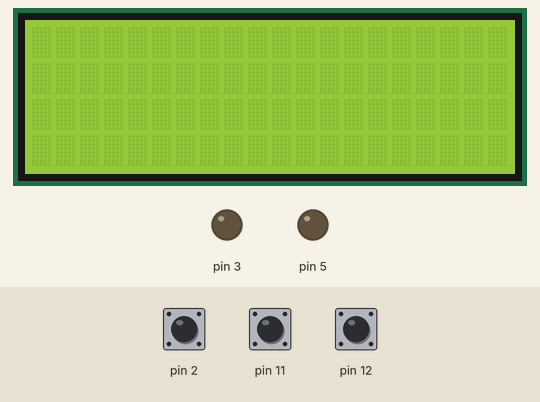
This sketch was run on a simulated Arduino Uno, built with avr-gcc and run on an emulated ATmega328P. On the bench: 20×4 character LCD, output pins drawn as LEDs (lit = HIGH). The inputs (shaded band) are chosen by the test bench; at power-on: pin 12 HIGH, pin 2 HIGH, pin 11 HIGH.

Above: at 1.2 s.
1.3 s: pin 12 pulled LOW for 3.2 s
At 2.6 s:
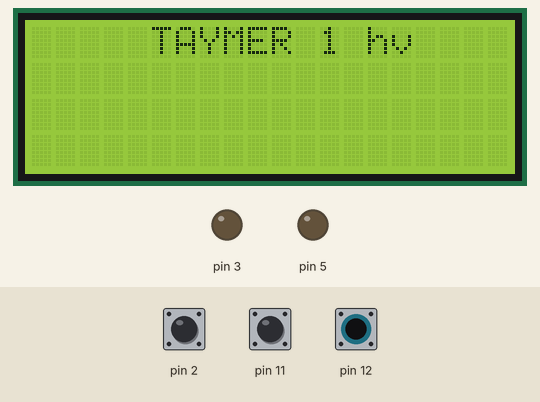
6.0 s: pin 2 pulled LOW for 0.15 s
At 7.1 s:
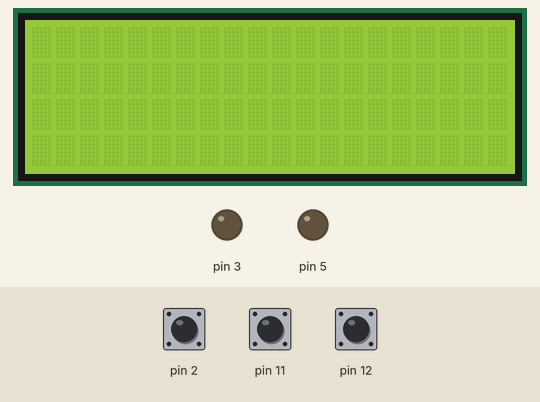
7.6 s: pin 12 pulled LOW for 0.15 s
At 8.6 s:
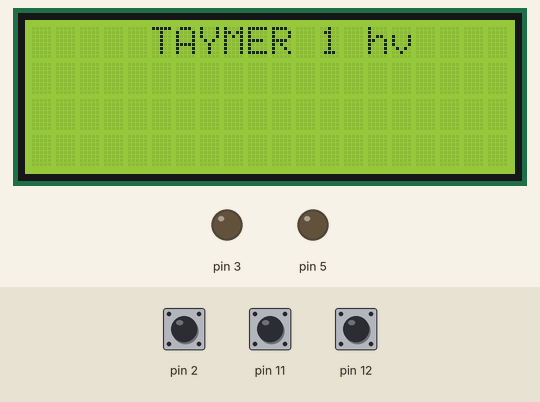
9.2 s: pin 11 pulled LOW for 0.15 s
10.8 s: pin 11 pulled LOW for 1 s
At 11.4 s:
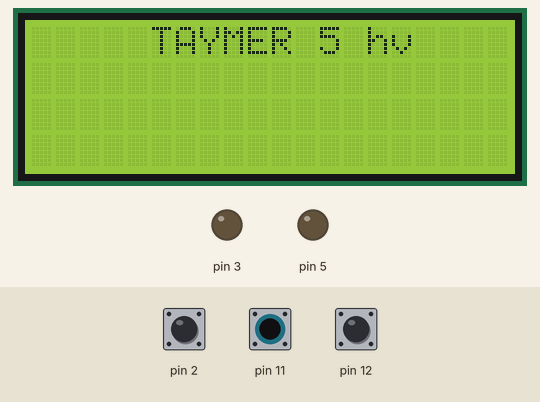
13.3 s: pin 2 pulled LOW for 1 s
At 14.4 s:
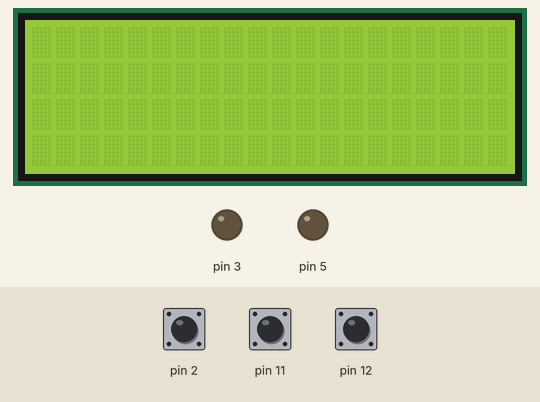
Timing chart, 0 to 16.3 s (numbered marks = the images above; inputs shaded):
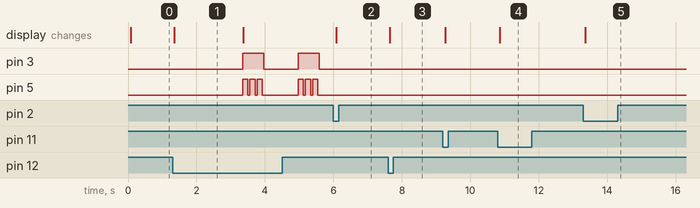

The sketch:

timer.ino
```cpp
#include <Wire.h>
#include <LiquidCrystal_I2C.h>
LiquidCrystal_I2C _lcd1(0x27, 20, 4);
int _dispTempLength1=0;
boolean _isNeedClearDisp1;
bool _gtv1;
bool _gtv2;
bool _gtv4;
String _swi3;
int _disp4oldLength = 0;
bool FTrig_2_Out = 0;
bool FTrig_2_OldStat = 0;
bool _trgrt3 = 0;
bool _trgrt3I = 0;
bool _count4I = 0;
int _count4_Value = 0;
bool _count4MinLO = 0;
int _disp5oldLength = 0;
bool _trgrt2 = 0;
bool _trgrt2I = 0;
bool _count2I = 0;
int _count2_Value = 0;
bool _count2MaxLO = 0;
bool _gen2I = 0;
bool _gen2O = 0;
unsigned long _gen2P = 0UL;
bool _gen1I = 0;
bool _gen1O = 0;
unsigned long _gen1P = 0UL;
String _swi2;
bool _tim1I = 0;
bool _tim1O = 0;
unsigned long _tim1P = 0UL;
bool _trgr2 = 0;
bool _count3I = 0;
int _count3_Value = 0;
bool _count3MinLO = 0;
int _disp3oldLength = 0;
bool _gen3I = 0;
bool _gen3O = 0;
unsigned long _gen3P = 0UL;
bool _bounseInputD11S = 0;
bool _bounseInputD11O = 0;
unsigned long _bounseInputD11P = 0UL;
int _disp6oldLength = 0;
bool _bounseInputD12S = 0;
bool _bounseInputD12O = 0;
unsigned long _bounseInputD12P = 0UL;
byte _mux1;
bool _trgr3 = 0;
int _disp7oldLength = 0;
bool _bounseInputD2S = 0;
bool _bounseInputD2O = 0;
unsigned long _bounseInputD2P = 0UL;
void setup()
{
    pinMode(11, INPUT_PULLUP);
    pinMode(2, INPUT_PULLUP);
    pinMode(12, INPUT_PULLUP);
    pinMode(3, OUTPUT);
    digitalWrite(3, 0);
    pinMode(5, OUTPUT);
    digitalWrite(5, 0);
    Wire.begin();
    delay(10);
    _lcd1.init();
    _lcd1.backlight();
    _bounseInputD12O =  digitalRead(12);
    _bounseInputD2O =  digitalRead(2);
    _bounseInputD11O =  digitalRead(11);
}
void loop()
{
    if (_isNeedClearDisp1)
    {
        _lcd1.clear();
        _isNeedClearDisp1= 0;
    }
    bool  _bounceInputTmpD2 =  (digitalRead (2));
    if (_bounseInputD2S)
    {
        if (millis() >= (_bounseInputD2P + 40))
        {
            _bounseInputD2O= _bounceInputTmpD2;
            _bounseInputD2S=0;
        }
    }
    else
    {
        if (_bounceInputTmpD2 != _bounseInputD2O)
        {
            _bounseInputD2S=1;
            _bounseInputD2P = millis();
        }
    }
    bool  _bounceInputTmpD11 =  (digitalRead (11));
    if (_bounseInputD11S)
    {
        if (millis() >= (_bounseInputD11P + 40))
        {
            _bounseInputD11O= _bounceInputTmpD11;
            _bounseInputD11S=0;
        }
    }
    else
    {
        if (_bounceInputTmpD11 != _bounseInputD11O)
        {
            _bounseInputD11S=1;
            _bounseInputD11P = millis();
        }
    }
    bool  _bounceInputTmpD12 =  (digitalRead (12));
    if (_bounseInputD12S)
    {
        if (millis() >= (_bounseInputD12P + 40))
        {
            _bounseInputD12O= _bounceInputTmpD12;
            _bounseInputD12S=0;
        }
    }
    else
    {
        if (_bounceInputTmpD12 != _bounseInputD12O)
        {
            _bounseInputD12S=1;
            _bounseInputD12P = millis();
        }
    }
    //Плата:1
    if (!(_bounseInputD12O))
    {
         if (_tim1I)
        {
             if (_isTimer(_tim1P, 2000))
            {
                _tim1O = 1;
            }
        }
         else
        {
            _tim1I =1;
            _tim1P = millis();
        }
    }
     else
    {
        _tim1O = 0;
        _tim1I = 0;
    }
    if (_tim1O)
    {
         if (_trgrt3I)
        {
             _trgrt3 = 0;
        }
         else
        {
            _trgrt3 = 1;
            _trgrt3I = 1;
        }
    }
     else
    {
        _trgrt3 = 0;
        _trgrt3I = 0;
    }
    ;
    if(!(_bounseInputD2O)) _trgr3 = 0;
    if(_trgrt3) _trgr3 = 1;
    if (((_trgr3) && (!(!(_bounseInputD12O)))))
    {
         if (! _gen2I)
        {
            _gen2I = 1;
            _gen2O = 1;
            _gen2P = millis();
        }
    }
     else
    {
        _gen2I = 0 ;
        _gen2O= 0;
    }
    if (_gen2I)
    {
          if (_isTimer (_gen2P , 500))
        {
             _gen2P = millis();
            _gen2O = ! _gen2O;
        }
    }
    FTrig_2_Out = 0;
    if ((!(_trgr3))&&(FTrig_2_OldStat))
    {
        FTrig_2_Out = 1;
    }
    FTrig_2_OldStat = _trgr3;
    if (((FTrig_2_Out) || (((_gtv2) && (!(_gtv4))))))
    {
        _count4_Value = 59;
    }
     else
    {
        if (_gen2O)
        {
            if (! _count4I)
            {
                _count4I = 1;
                if(_count4_Value > 0)
                {
                    _count4_Value = _count4_Value - 1;
                }
            }
        }
         else
        {
            _count4I = 0;
        }
    }
    _count4MinLO = _count4_Value <= 0;
    if (!(_bounseInputD12O))
    {
         if (_trgrt2I)
        {
             _trgrt2 = 0;
        }
         else
        {
            _trgrt2 = 1;
            _trgrt2I = 1;
        }
    }
     else
    {
        _trgrt2 = 0;
        _trgrt2I = 0;
    }
    ;
    if(!(_bounseInputD2O)) _trgr2 = 0;
    if(_trgrt2) _trgr2 = 1;
    if (_gtv1)
    {
        _count2_Value = 0;
    }
     else
    {
        if (((!(_trgr3)) && (_trgr2) && (!(_bounseInputD11O))))
        {
            if (! _count2I)
            {
                _count2I = 1;
                if(_count2_Value < 5)
                {
                    _count2_Value = _count2_Value + 1;
                }
            }
        }
         else
        {
            _count2I = 0;
        }
    }
    _count2MaxLO = _count2_Value >= 5;
    _gtv1 = _count2MaxLO;
    if((_count2_Value) == 0)
    {
        _mux1 = 1;
    }
    if((_count2_Value) == 1)
    {
        _mux1 = 3;
    }
    if((_count2_Value) == 2)
    {
        _mux1 = 5;
    }
    if((_count2_Value) == 3)
    {
        _mux1 = 10;
    }
    if((_count2_Value) == 4)
    {
        _mux1 = 15;
    }
    if (_trgr2)
    {
        _dispTempLength1 = (((((String(_mux1, DEC))) + (String(" hv"))))).length();
        if (_disp4oldLength > _dispTempLength1)
        {
            _isNeedClearDisp1 = 1;
        }
        _disp4oldLength = _dispTempLength1;
        _lcd1.setCursor(12, 0);
        _lcd1.print(((((String(_mux1, DEC))) + (String(" hv")))));
    }
     else
    {
        if (_disp4oldLength > 0)
        {
            _isNeedClearDisp1 = 1;
            _disp4oldLength = 0;
        }
    }
    if (_trgrt3)
    {
        _count3_Value = (_mux1)-(1);
    }
     else
    {
        if (_gtv2)
        {
            if (! _count3I)
            {
                _count3I = 1;
                if(_count3_Value > 0)
                {
                    _count3_Value = _count3_Value - 1;
                }
            }
        }
         else
        {
            _count3I = 0;
        }
    }
    _count3MinLO = _count3_Value <= 0;
    _gtv4 = _count3MinLO;
    if((_count3_Value) > (9))
    {
        _swi2=(String(_count3_Value, DEC));
    }
    else
    {
        _swi2=((String(" ")) + ((String(_count3_Value, DEC))));
    }
    if (((_trgr3) && (_trgr2)))
    {
        _dispTempLength1 = ((_swi2)).length();
        if (_disp5oldLength > _dispTempLength1)
        {
            _isNeedClearDisp1 = 1;
        }
        _disp5oldLength = _dispTempLength1;
        _lcd1.setCursor(6, 2);
        _lcd1.print((_swi2));
    }
     else
    {
        if (_disp5oldLength > 0)
        {
            _isNeedClearDisp1 = 1;
            _disp5oldLength = 0;
        }
    }
    if (((_count3MinLO) && (_count4MinLO) && (_trgr3)))
    {
        if (! _gen1I)
        {
            _gen1I = 1;
            _gen1O = 1;
            _gen1P =  millis();
        }
    }
     else
    {
        _gen1I = 0 ;
        _gen1O= 0;
    }
     if (_gen1I)
    {
         if (_gen1O)
        {
             if (_isTimer(_gen1P , 600))
            {
                 _gen1P = millis();
                _gen1O = 0;
            }
        }
         else
        {
             if (_isTimer(_gen1P , 1000))
            {
                  _gen1P = millis();
                _gen1O = 1;
            }
        }
    }
    digitalWrite(3, _gen1O);
    if (_gen1O)
    {
        if (! _gen3I)
        {
            _gen3I = 1;
            _gen3O = 1;
            _gen3P =  millis();
        }
    }
     else
    {
        _gen3I = 0 ;
        _gen3O= 0;
    }
     if (_gen3I)
    {
         if (_gen3O)
        {
             if (_isTimer(_gen3P , 150))
            {
                 _gen3P = millis();
                _gen3O = 0;
            }
        }
         else
        {
             if (_isTimer(_gen3P , 50))
            {
                  _gen3P = millis();
                _gen3O = 1;
            }
        }
    }
    digitalWrite(5, _gen3O);
    _gtv2 = _count4MinLO;
    if((_count4_Value) > (9))
    {
        _swi3=(String(_count4_Value, DEC));
    }
    else
    {
        _swi3=((String("0")) + ((String(_count4_Value, DEC))));
    }
    if (_trgr3)
    {
        _dispTempLength1 = ((_swi3)).length();
        if (_disp7oldLength > _dispTempLength1)
        {
            _isNeedClearDisp1 = 1;
        }
        _disp7oldLength = _dispTempLength1;
        _lcd1.setCursor(9, 2);
        _lcd1.print((_swi3));
    }
     else
    {
        if (_disp7oldLength > 0)
        {
            _isNeedClearDisp1 = 1;
            _disp7oldLength = 0;
        }
    }
    if (_trgr2)
    {
        _dispTempLength1 = (String("TAYMER")).length();
        if (_disp3oldLength > _dispTempLength1)
        {
            _isNeedClearDisp1 = 1;
        }
        _disp3oldLength = _dispTempLength1;
        _lcd1.setCursor(5, 0);
        _lcd1.print(String("TAYMER"));
    }
     else
    {
        if (_disp3oldLength > 0)
        {
            _isNeedClearDisp1 = 1;
            _disp3oldLength = 0;
        }
    }
    if (_trgr3)
    {
        _dispTempLength1 = (String(":")).length();
        if (_disp6oldLength > _dispTempLength1)
        {
            _isNeedClearDisp1 = 1;
        }
        _disp6oldLength = _dispTempLength1;
        _lcd1.setCursor(8, 2);
        _lcd1.print(String(":"));
    }
     else
    {
        if (_disp6oldLength > 0)
        {
            _isNeedClearDisp1 = 1;
            _disp6oldLength = 0;
        }
    }
}
bool _isTimer(unsigned long startTime, unsigned long period)
{
    unsigned long currentTime;
    currentTime = millis();
    if (currentTime>= startTime)
    {
        return (currentTime>=(startTime + period));
    }
     else
    {
        return (currentTime >=(4294967295-startTime+period));
    }
}
```

Measured:
- after the input at 1.3 s, pin 3: alternates HIGH for 0.61 s and LOW for 1.0 s, starting after 2.1 s; the display: changes after 0.05 s (image 1)
- after the input at 6.0 s, pin 3: stays LOW (without the input it goes to HIGH after 0.60 s); pin 5: stops changing and stays LOW; the display: changes after 0.08 s (image 2)
- after the input at 7.6 s, the display: changes after 0.05 s (image 3)
- after the input at 10.8 s, the display: changes after 0.06 s (image 4)
- after the input at 13.3 s, the display: changes after 0.06 s (image 5)
- what the display in image 1 shows lasts 2.0 s, from 1.4 s to 3.4 s
